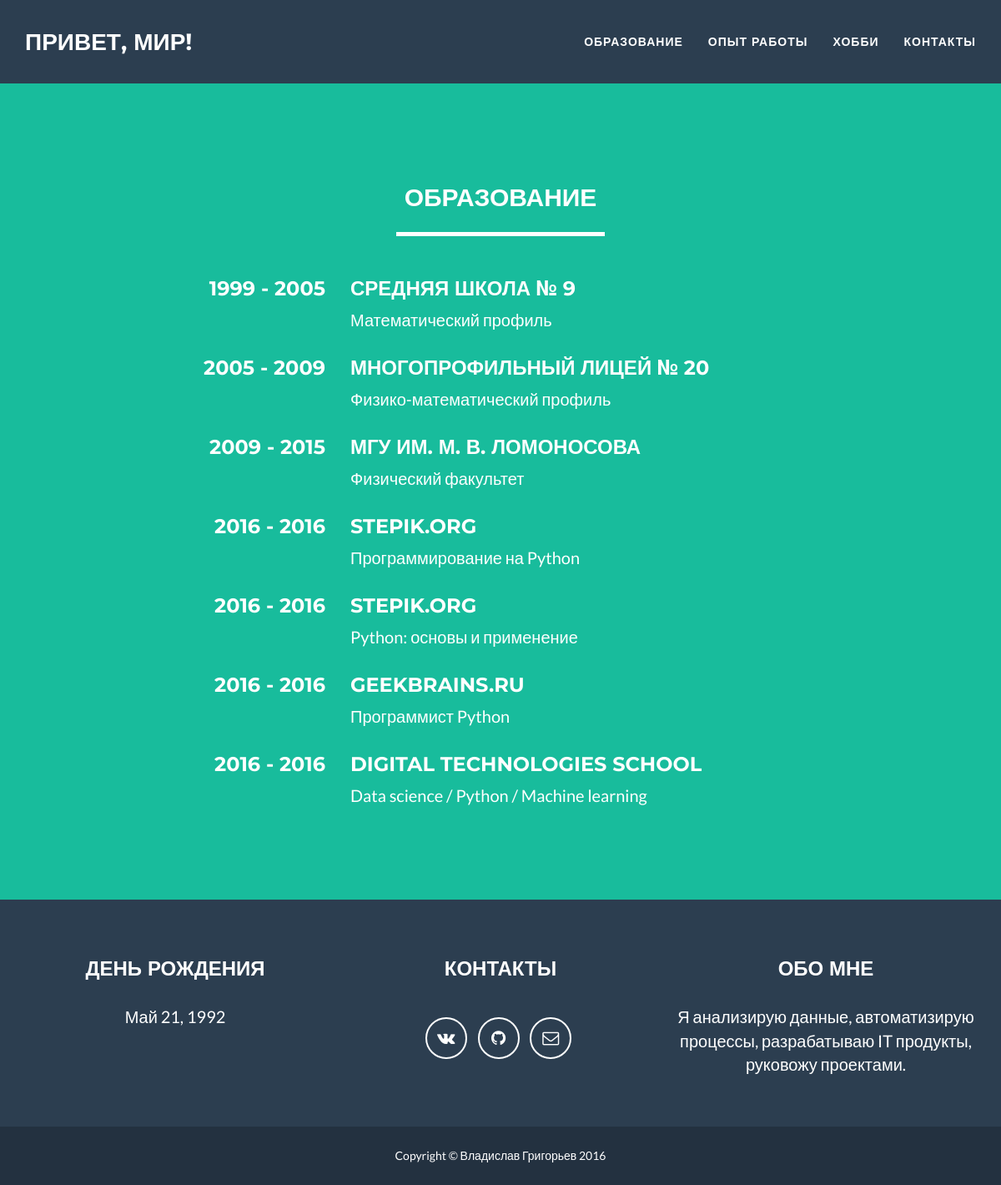
The app's page /education/ with its own data.
### homepage/models.py (models this page shows, shortened)
class Education(models.Model):
    man = models.ForeignKey(Me, on_delete=models.CASCADE)
    place = models.CharField(max_length=100)
    city = models.CharField(max_length=50)
    YEAR_CHOICES = [(r,r) for r in range(1992, datetime.date.today().year+10)]
    year_of_the_beginning = models.IntegerField(choices=YEAR_CHOICES)
    year_of_graduation = models.IntegerField(choices=YEAR_CHOICES, null=True)
    specialization = models.CharField(max_length=200)
    site = models.URLField(default='')

class Me(models.Model):
    first_name = models.CharField(max_length=50)
    second_name = models.CharField(max_length=50)
    middle_name = models.CharField(max_length=50)
    birthdate = models.DateField()
    photo = models.ImageField(upload_to='images/')
    description = models.TextField()

### homepage/views.py (the view)
# urls.py: url(r'^education/$', education),
def education(request):
    me = Me.objects.filter(id=1)[0]
    education_places = Education.objects.all()
    context = {'education_places': education_places, 'me': me}
    return render(request, "education.html", context)

### templates/education.html (shortened to what this page needs)
{% extends "base.html" %}
{% block content %}
    <header>
        <div class="container">
            <div class="row">
                <div class="col-lg-12 text-center">
                  <h2>Образование</h2>
                  <hr class="star-light">
                </div>
                {% for place in education_places %}
                <div class="col-lg-4 text-right">
                    <div>
                      <h3>{{place.year_of_the_beginning}} - {{place.year_of_graduation}}</h3>
                    </div>
                </div>
                <div class="col-lg-8 text-left">
                    <div>
                      <h3><a href="{{place.site}}">{{place.place}}</a></h3>
                      <p>{{place.specialization}}</p>
                    </div>
                </div>
                {% endfor %}
            </div>
        </div>
    </header>
{% endblock %}

### templates/base.html (shortened to what this page needs)
{% load staticfiles %}
<!DOCTYPE html>
<html lang="en">
<head>
    <link href="{% static 'vendor/bootstrap/css/bootstrap.min.css' %}" rel="stylesheet">
    <link href="{% static 'css/freelancer.min.css' %}" rel="stylesheet">
    <link href="{% static 'vendor/font-awesome/css/font-awesome.min.css' %}" rel="stylesheet" type="text/css">
    <link rel="stylesheet" href="{% static '/css/custom.css' %}" media="screen" title="no title">
</head>
<body id="page-top" class="index">
    <nav id="mainNav" class="navbar navbar-default navbar-fixed-top navbar-custom">
        <div class="container">
            <div class="navbar-header page-scroll">
                <a class="navbar-brand" href="/">Привет, мир!</a>
            </div>
            <div>
                <ul class="nav navbar-nav navbar-right">
                    <li>
                        <a href="/education/">Образование</a>
                    </li>
                    <li>
                        <a href="/work/">Опыт работы</a>
                    </li>
                    <li>
                        <a href="/hobby/">Хобби</a>
                    </li>
                    <li>
                        <a href="#contacts">Контакты</a>
                    </li>
                </ul>
            </div>
        </div>
    </nav>
    {% block content %}
    {% endblock %}
    <footer class="text-center">
        <div class="footer-above">
            <div class="container">
                <div class="row">
                    <div class="footer-col col-md-4">
                        <h3>День рождения</h3>
                        <p>{{me.birthdate}}</p>
                    </div>
                    <div class="footer-col col-md-4">
                        <h3 id="contacts">Контакты</h3>
                        <ul class="list-inline">
                            <li>
                                <a href="https://vk.com/vladisgrig" targer="_blank" class="btn-social btn-outline"><i class="fa fa-fw fa-vk"></i></a>
                            </li>
                            <li>
                                <a href="https://github.com/vladisgrig" targer="_blank" class="btn-social btn-outline"><i class="fa fa-fw fa-github"></i></a>
                            </li>
                            <li>
                                <a href="mailto:vladisgrig@yandex.ru" class="btn-social btn-outline"><i class="fa fa-fw fa-envelope-o"></i></a>
                            </li>
                        </ul>
                    </div>
                    <div class="footer-col col-md-4">
                        <h3>Обо мне</h3>
                        <p>{{me.description}}</p>
                    </div>
                </div>
            </div>
        </div>
        <div class="footer-below">
            <div class="container">
                <div class="row">
                    <div class="col-lg-12">
                        Copyright &copy; {{me.first_name}} {{me.second_name}} 2016
                    </div>
                </div>
            </div>
        </div>
    </footer>
</body>
</html>

### homepage/static/css/custom.css (style rules this page uses)
h3 > a { color: #fff; }

### records on screen
Education: year_of_the_beginning "1999", year_of_graduation "2005", place "СРЕДНЯЯ ШКОЛА № 9", specialization "Математический профиль"
Education: year_of_the_beginning "2005", year_of_graduation "2009", place "МНОГОПРОФИЛЬНЫЙ ЛИЦЕЙ № 20", specialization "Физико-математический профиль"
Education: year_of_the_beginning "2009", year_of_graduation "2015", place "МГУ ИМ. М. В. ЛОМОНОСОВА", specialization "Физический факультет"
Education: year_of_the_beginning "2016", year_of_graduation "2016", place "STEPIK.ORG", specialization "Программирование на Python"
Education: year_of_the_beginning "2016", year_of_graduation "2016", place "STEPIK.ORG", specialization "Python: основы и применение"
Education: year_of_the_beginning "2016", year_of_graduation "2016", place "GEEKBRAINS.RU", specialization "Программист Python"
Education: year_of_the_beginning "2016", year_of_graduation "2016", place "DIGITAL TECHNOLOGIES SCHOOL", specialization "Data science / Python / Machine learning"
Me: birthdate "Май 21, 1992", description "Я анализирую данные, автоматизирую процессы, разрабатываю IT продукты, руковожу проектами.", first_name "Владислав", second_name "Григорьев"
